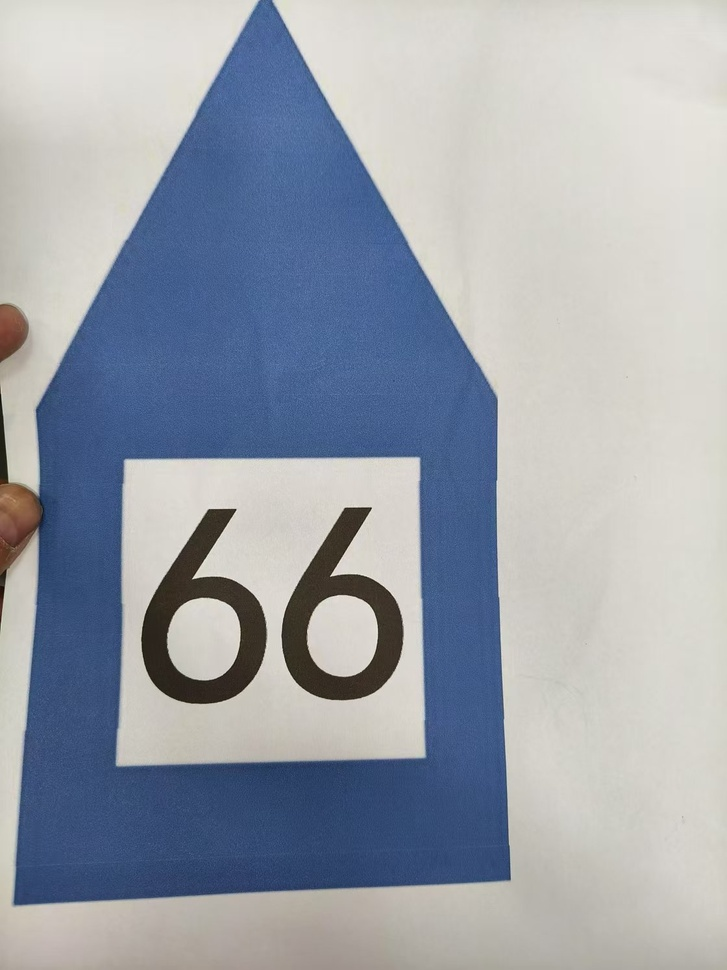
#> input picture python/entry_test/tar_1.jpg, 727 x 970 px, shrunk from 1120 x 1494 before the run, given in place of the camera
$ python edge.py
#> lines starting #> are read from the running program, lines starting #| are printed output that depends on the picture; after the words box and inside, x2 and y2 are one past the last pixel; in counts of white or black regions, pixels touching at a corner belong together
import cv2 as cv
import numpy as np

# 初始化摄像头
cap = cv.VideoCapture(0)

# 定义蓝色的 HSV 阈值
lower_blue = np.array([100, 50, 90])
upper_blue = np.array([140, 200, 255])

while True:
    # 读取一帧
    ret, frame = cap.read()
#> frame is the input picture: shape (970, 727, 3); mean B, G, R 171.6, 161.8, 155.7
    if not ret:
        print("Failed to grab frame")
        break

    # 将 BGR 图像转换为 HSV 图像
    hsv = cv.cvtColor(frame, cv.COLOR_BGR2HSV)
#> hsv: shape (970, 727, 3); mean H, S, V 51.4, 55.8, 178.9

    # 创建蓝色的掩码
    mask = cv.inRange(hsv, lower_blue, upper_blue)
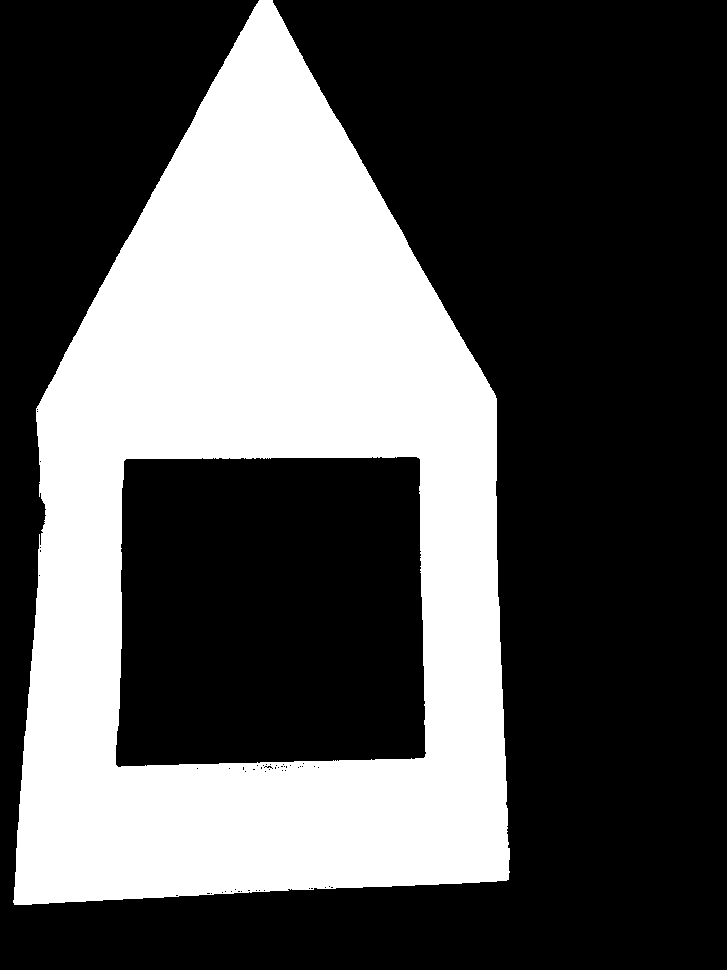
#> mask: shape (970, 727); 33.3% white; 1 white region, box (x1, y1, x2, y2) and area: (13, 0, 510, 905) 234517

    # 对原图像和掩码进行位运算
    res = cv.bitwise_and(frame, frame, mask=mask)
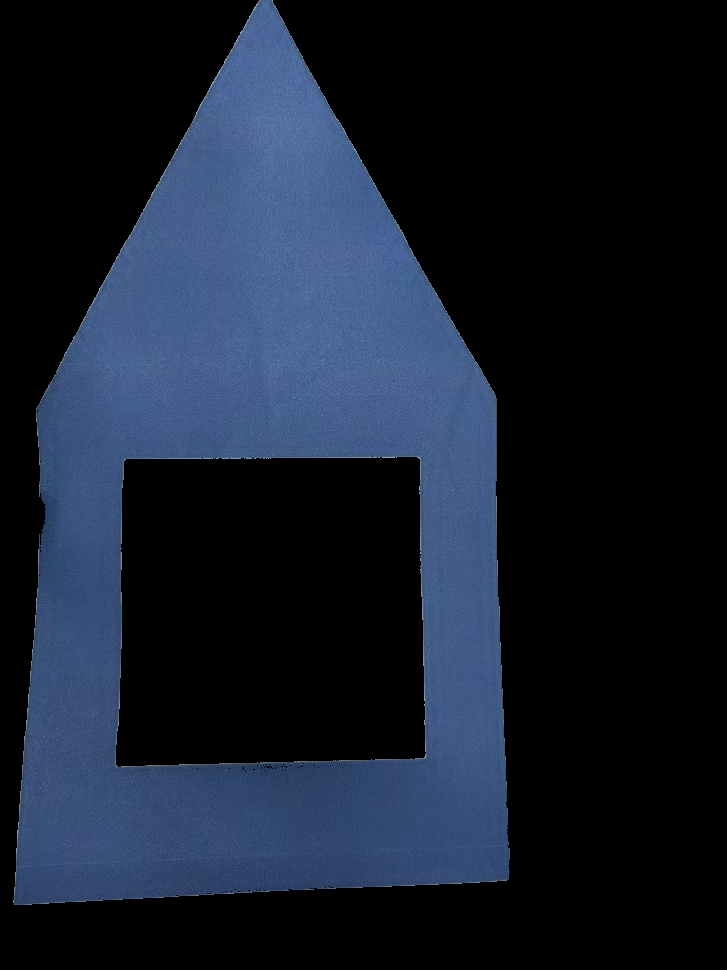
#> res: shape (970, 727, 3); mean B, G, R 44.2, 29.6, 21.2

    # 应用 Canny 边缘检测
    edges = cv.Canny(mask, 100, 200)
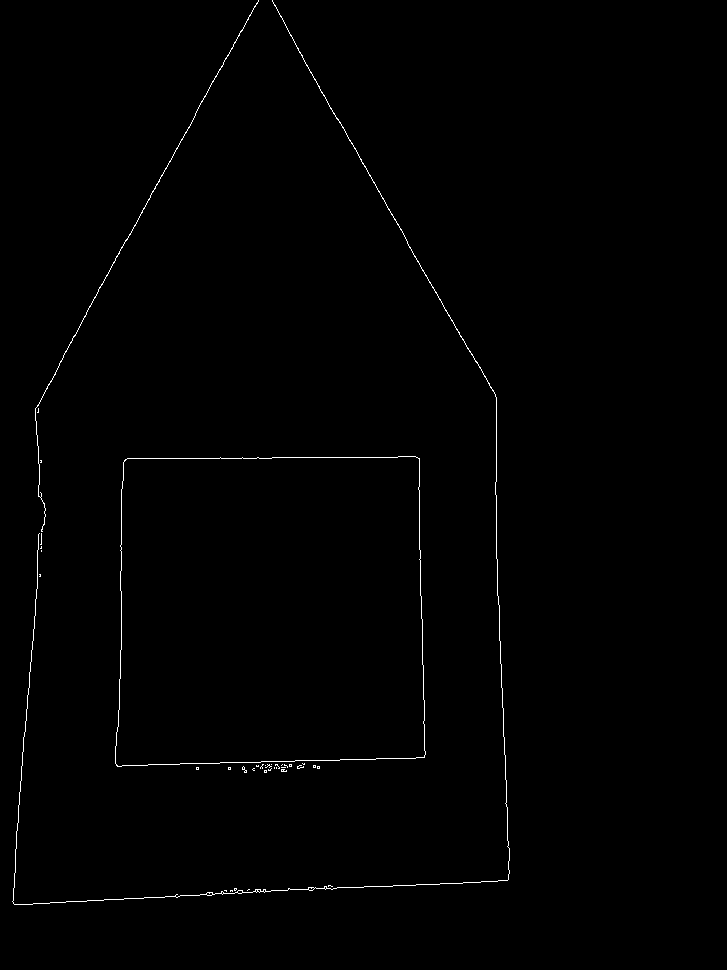
#> edges: shape (970, 727); 0.55% white in thin lines or dots, all inside (x1, y1, x2, y2) = (12, 0, 510, 905)

    # 将边缘图与原图合并，以便在原图上显示边缘
    # 使用 cv.addWeighted 将边缘图（白色边缘）叠加到原图上
    # 注意：边缘图需要转换为3通道图像才能与原图合并
    edges_bgr = cv.cvtColor(edges, cv.COLOR_GRAY2BGR)
    result_with_edges = cv.addWeighted(frame, 1, edges_bgr, 1, 0)

    # 显示结果
    cv.imshow('Original', frame)
    cv.imshow('Mask', mask)
    cv.imshow('Result', res)
    cv.imshow('Edges', edges)
    cv.imshow('Result with Edges', result_with_edges)

    # 按 'q' 键退出
    if cv.waitKey(1) & 0xFF == ord('q'):
#> (key q is pressed here)
        break

# 释放摄像头资源
cap.release()
cv.destroyAllWindows()

$ run again, on python/entry_test/tar_2.jpg
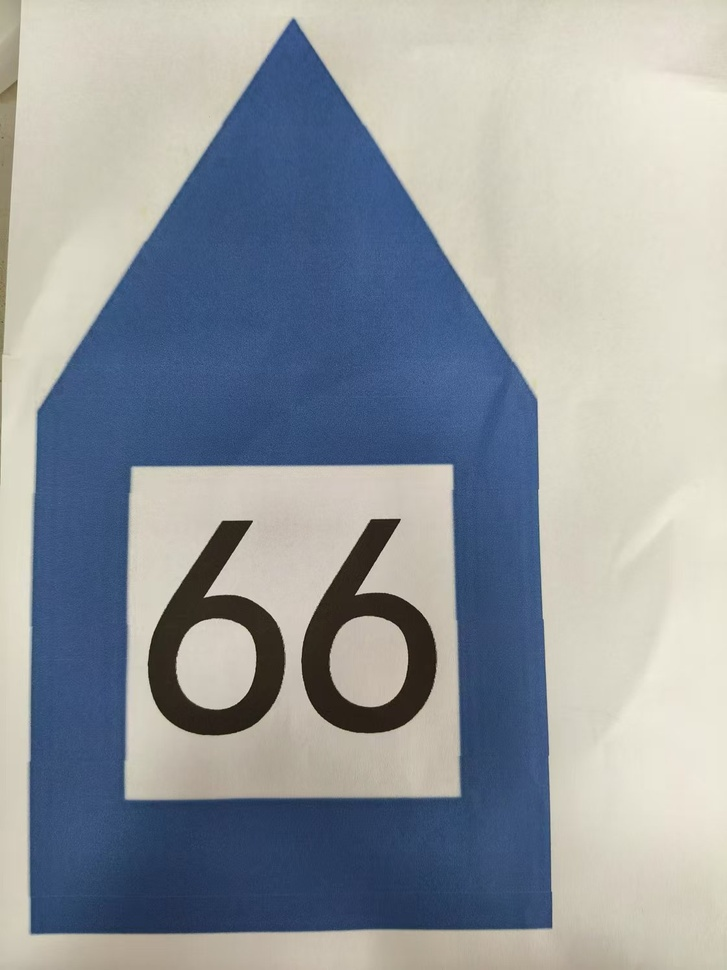
#> input picture python/entry_test/tar_2.jpg, 727 x 970 px, shrunk from 1120 x 1494 before the run, given in place of the camera
#> frame is the input picture: shape (970, 727, 3); mean B, G, R 159, 154.2, 148.5
#> hsv: shape (970, 727, 3); mean H, S, V 54.6, 68.2, 171.7
#> `mask = cv.inRange(hsv, lower_blue, upper_blue)`:
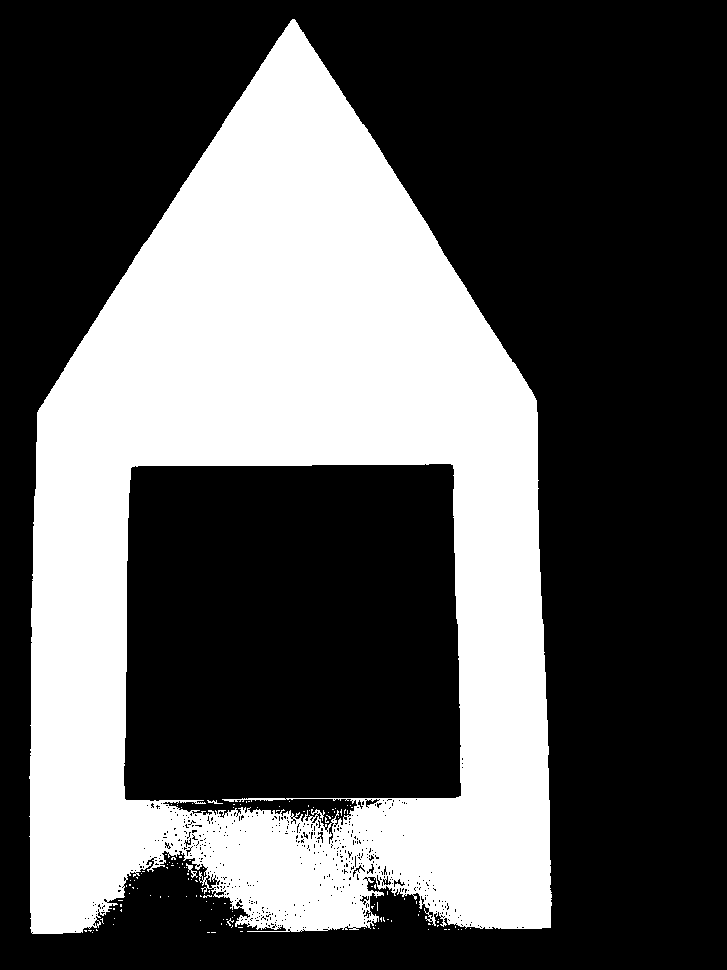
#> mask: shape (970, 727); 34.5% white; 130 white regions (127 under 20 px), largest, box (x1, y1, x2, y2) and area: (29, 19, 552, 934) 243000, (186, 863, 198, 878) 55, (207, 800, 223, 804) 28
#> edges: shape (970, 727); 1.3% white in thin lines or dots, all inside (x1, y1, x2, y2) = (28, 18, 552, 934)
#> `result_with_edges = cv.addWeighted(frame, 1, edges_bgr, 1, 0)`:
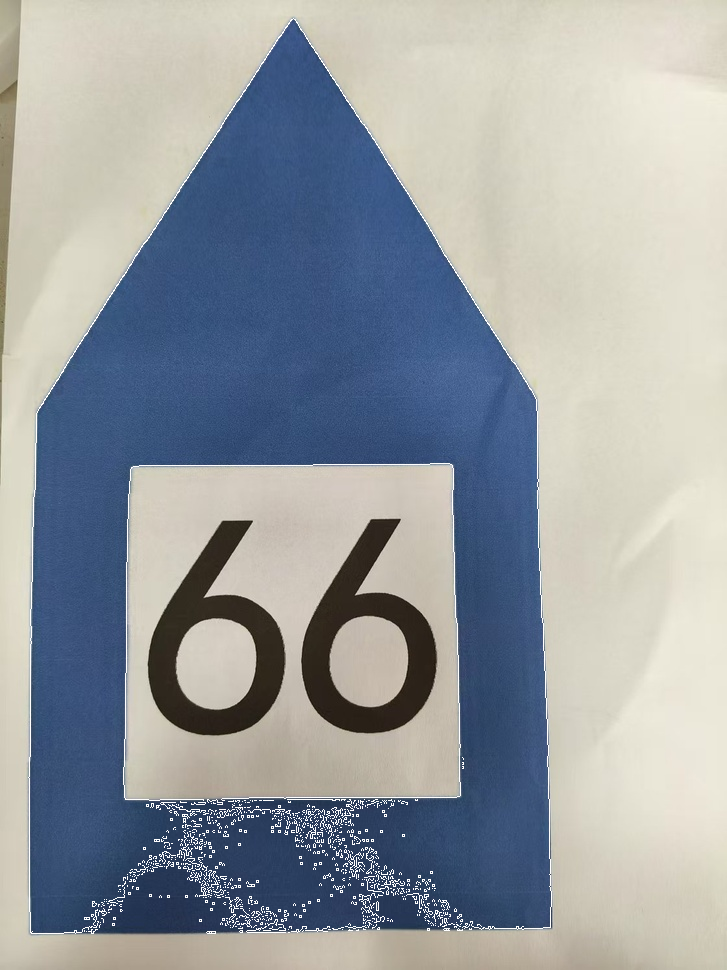
#> result_with_edges: shape (970, 727, 3); mean B, G, R 160.8, 156.3, 150.8

$ run again, on python/entry_test/tar_3.jpg
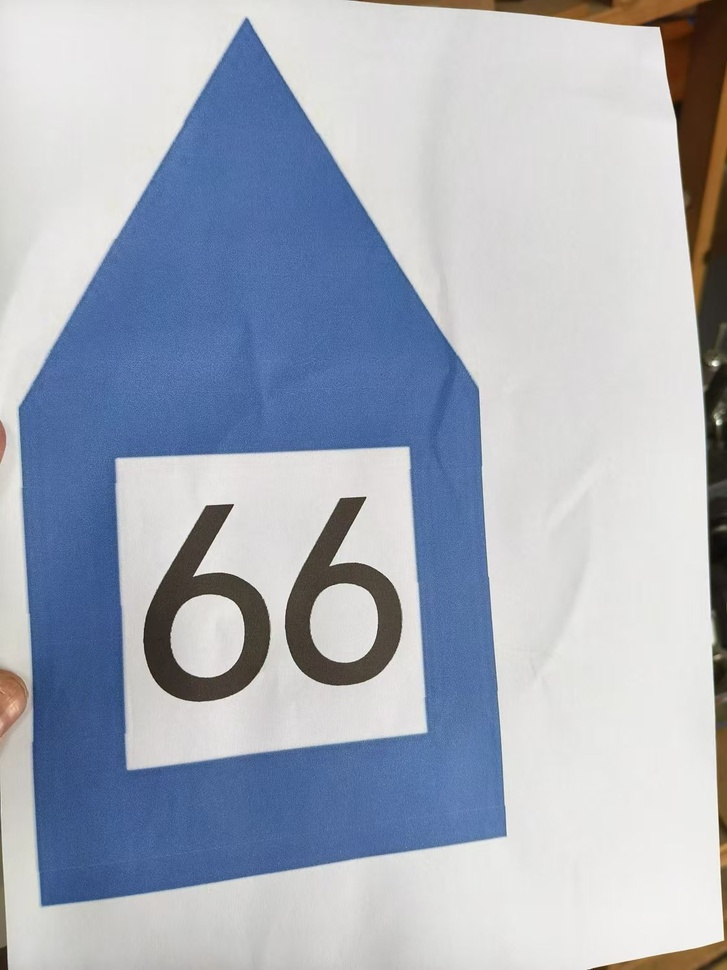
#> input picture python/entry_test/tar_3.jpg, 727 x 970 px, shrunk from 1120 x 1494 before the run, given in place of the camera
#> frame is the input picture: shape (970, 727, 3); mean B, G, R 187.3, 173.8, 166.4
#> hsv: shape (970, 727, 3); mean H, S, V 62.8, 51.7, 191.8
#> `mask = cv.inRange(hsv, lower_blue, upper_blue)`:
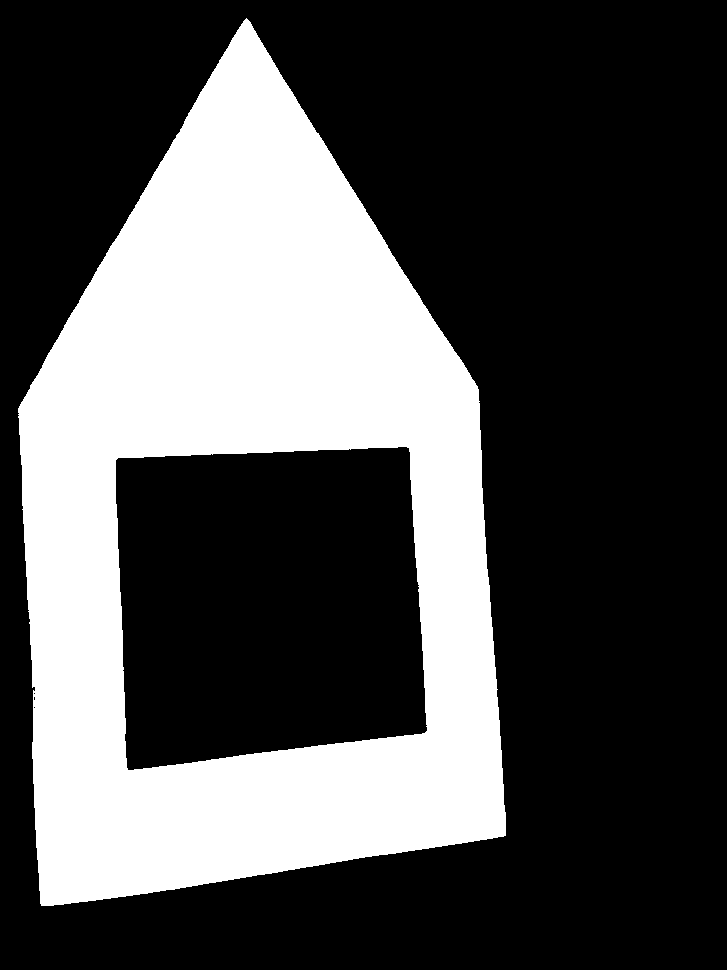
#> mask: shape (970, 727); 31.1% white; 1 white region, box (x1, y1, x2, y2) and area: (18, 18, 506, 906) 219443
#> `edges = cv.Canny(mask, 100, 200)`:
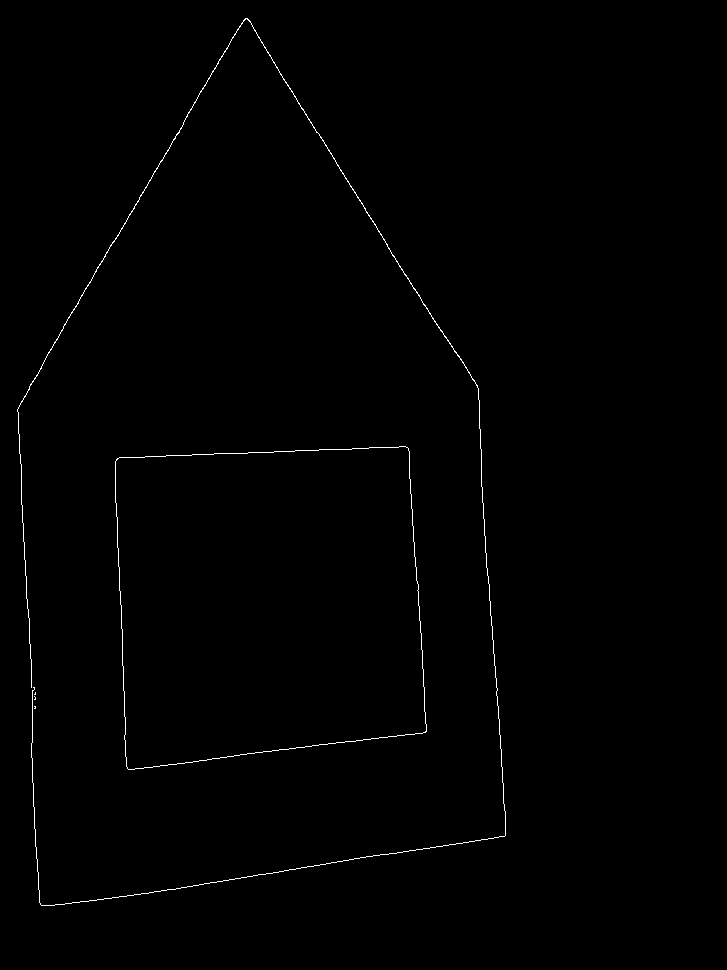
#> edges: shape (970, 727); 0.5% white in thin lines or dots, all inside (x1, y1, x2, y2) = (17, 18, 506, 906)
